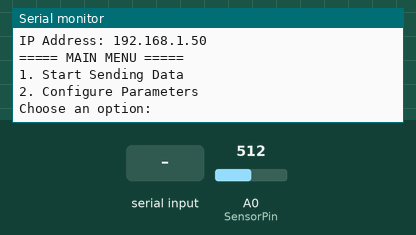
Simulated run of this sketch. Board: ESP8266 (NodeMCU). On the bench: the last lines printed to the serial monitor. The inputs (shaded band) are chosen by the test bench; at power-on: A0 (SensorPin) = 512. WiFi joins after 1.5 s; servers stay silent unless stated; uploads are accepted with an empty reply.

Above: at 3.7 s.
3.8 s: "s\n" received over Serial
At 5.0 s:
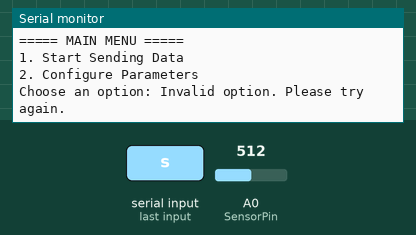
5.3 s: "1\n" received over Serial
At 6.3 s:
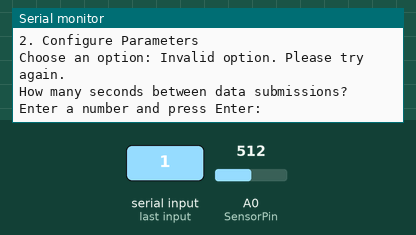
6.8 s: "2\n" received over Serial
At 7.5 s:
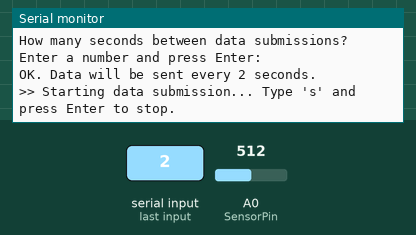
8.3 s: A0 (SensorPin) set to 716
At 9.2 s:
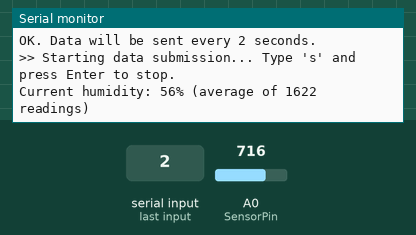
11.3 s: "s\n" received over Serial
At 12.3 s:
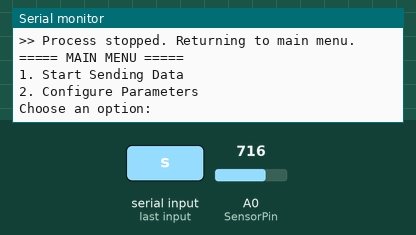
12.8 s: "2\n" received over Serial
At 14.1 s:
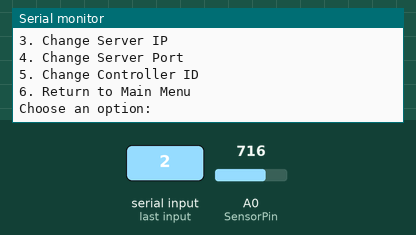

The sketch:

service.ino
```cpp
#include <ESP8266WiFi.h>
#include <ESP8266HTTPClient.h>

// Program states for the state machine
enum ProgramState {
  STATE_MAIN_MENU,
  STATE_ASK_INTERVAL,
  STATE_SENDING_DATA,
  STATE_CONFIG_MENU
};
ProgramState currentState = STATE_MAIN_MENU;

// Config parameters (Strings to allow runtime changes)
String ssid = "WIFI_NETWORK_NAME";
String password = "WIFI_NETWORK_PASSWORD";
String server_ip = "10.188.200.6";
int server_port = 8002;
String controller_id = "ESP8266_01";
String api_endpoint = "/api/v1/measurements";

// Sensor configuration
const int AirValue = 790;
const int WaterValue = 390;
const int SensorPin = A0;

// Operation variables
unsigned long send_interval_ms = 10000; // Default value
unsigned long last_send_time = 0;
long sum_of_readings = 0;
int reading_count = 0;
bool printMenu = true; // Flag to control menu printing

// Function declarations
void printMainMenu();
void handleMainMenuInput(String input);
void printConfigMenu();
void handleConfigMenuInput(String input);
void handleSerialInput();
void connectToWiFi();
void sendDataToRestAPI(int humidity_percent);

// =================================================================
// SETUP: Runs once on boot
// =================================================================
void setup() {
  Serial.begin(115200);
  delay(1000); // Wait for serial monitor to open
  Serial.println("\n\n--- Soil Moisture Monitoring Device ---");
  Serial.println("Connecting to initial WiFi...");
  connectToWiFi();
}

// =================================================================
// LOOP: Runs continuously
// =================================================================
void loop() {
  // Handle user input from the serial port
  handleSerialInput();

  // State machine handler
  switch (currentState) {
    case STATE_MAIN_MENU:
      if (printMenu) {
        printMainMenu();
        printMenu = false; // Only print the menu once
      }
      break;

    case STATE_ASK_INTERVAL:
      if (printMenu) {
        Serial.println("\nHow many seconds between data submissions?");
        Serial.print("Enter a number and press Enter: ");
        printMenu = false;
      }
      break;

    case STATE_SENDING_DATA:
      // Data submission logic using millis() timer
      if (millis() - last_send_time >= send_interval_ms) {
        if (WiFi.status() != WL_CONNECTED) {
          Serial.println("WiFi connection lost. Reconnecting...");
          connectToWiFi();
        }

        if (WiFi.status() == WL_CONNECTED) {
          int average_humidity_percent = 0;
          if (reading_count > 0) {
            int average_raw_value = sum_of_readings / reading_count;
            average_humidity_percent = map(average_raw_value, AirValue, WaterValue, 0, 100);
            if (average_humidity_percent < 0) average_humidity_percent = 0;
            if (average_humidity_percent > 100) average_humidity_percent = 100;
          }
          Serial.printf("Current humidity: %d%% (average of %d readings)\n", average_humidity_percent, reading_count);
          sendDataToRestAPI(average_humidity_percent);
        } else {
          Serial.println("Connection failed. Cannot send data.");
        }

        sum_of_readings = 0;
        reading_count = 0;
        last_send_time = millis();
      }
      // Accumulate readings continuously
      sum_of_readings += analogRead(SensorPin);
      reading_count++;
      break;

    case STATE_CONFIG_MENU:
      if (printMenu) {
        printConfigMenu();
        printMenu = false;
      }
      break;
  }
}

// =================================================================
// SERIAL INPUT HANDLING
// =================================================================
void handleSerialInput() {
  if (Serial.available() > 0) {
    String input = Serial.readStringUntil('\n');
    input.trim(); // Clear leading/trailing whitespace

    if (currentState == STATE_SENDING_DATA) {
      if (input.equalsIgnoreCase("s")) {
        Serial.println("\n>> Process stopped. Returning to main menu.");
        currentState = STATE_MAIN_MENU;
        printMenu = true;
      }
    } else if (currentState == STATE_MAIN_MENU) {
      handleMainMenuInput(input);
    } else if (currentState == STATE_ASK_INTERVAL) {
      int seconds = input.toInt();
      if (seconds > 0) {
        send_interval_ms = seconds * 1000;
        Serial.printf("\nOK. Data will be sent every %d seconds.\n", seconds);
        Serial.println(">> Starting data submission... Type 's' and press Enter to stop.");
        currentState = STATE_SENDING_DATA;
        last_send_time = millis(); // Start timer now
        sum_of_readings = 0;
        reading_count = 0;
      } else {
        Serial.println("Invalid number. Please try again.");
        printMenu = true; // Ask again
      }
    } else if (currentState == STATE_CONFIG_MENU) {
      handleConfigMenuInput(input);
    }
  }
}

// =================================================================
// MENU LOGIC
// =================================================================

void handleMainMenuInput(String input) {
  if (input == "1") {
    currentState = STATE_ASK_INTERVAL;
    printMenu = true;
  } else if (input == "2") {
    currentState = STATE_CONFIG_MENU;
    printMenu = true;
  } else {
    Serial.println("Invalid option. Please try again.");
  }
}

void handleConfigMenuInput(String input) {
  String newValue;
  if (input == "1") {
    Serial.print("Enter new SSID: ");
    while (Serial.available() == 0) {} // Wait for input
    newValue = Serial.readStringUntil('\n');
    newValue.trim();
    ssid = newValue;
    Serial.println("SSID updated. Attempting to reconnect...");
    WiFi.disconnect();
    connectToWiFi();
  } else if (input == "2") {
    Serial.print("Enter new Password: ");
    while (Serial.available() == 0) {}
    newValue = Serial.readStringUntil('\n');
    newValue.trim();
    password = newValue;
    Serial.println("Password updated. Attempting to reconnect...");
    WiFi.disconnect();
    connectToWiFi();
  } else if (input == "3") {
    Serial.print("Enter new Server IP: ");
    while (Serial.available() == 0) {}
    newValue = Serial.readStringUntil('\n');
    newValue.trim();
    server_ip = newValue;
    Serial.println("Server IP updated.");
  } else if (input == "4") {
    Serial.print("Enter new Server Port: ");
    while (Serial.available() == 0) {}
    newValue = Serial.readStringUntil('\n');
    newValue.trim();
    server_port = newValue.toInt();
    Serial.println("Server Port updated.");
  } else if (input == "5") {
    Serial.print("Enter new Controller ID: ");
    while (Serial.available() == 0) {}
    newValue = Serial.readStringUntil('\n');
    newValue.trim();
    controller_id = newValue;
    Serial.println("Controller ID updated.");
  } else if (input == "6") {
    currentState = STATE_MAIN_MENU;
  } else {
    Serial.println("Invalid option.");
  }
  printMenu = true; // Show config menu again
}

// =================================================================
// MENU PRINTING FUNCTIONS
// =================================================================
void printMainMenu() {
  Serial.println("\n===== MAIN MENU =====");
  Serial.println("1. Start Sending Data");
  Serial.println("2. Configure Parameters");
  Serial.print("Choose an option: ");
}

void printConfigMenu() {
  Serial.println("\n===== CONFIGURATION MENU =====");
  Serial.println("Current Parameters:");
  Serial.println("  - SSID: " + ssid);
  Serial.println("  - Server IP: " + server_ip);
  Serial.println("  - Port: " + String(server_port));
  Serial.println("  - Controller ID: " + controller_id);
  Serial.println("---------------------------------");
  Serial.println("1. Change SSID");
  Serial.println("2. Change Password");
  Serial.println("3. Change Server IP");
  Serial.println("4. Change Server Port");
  Serial.println("5. Change Controller ID");
  Serial.println("6. Return to Main Menu");
  Serial.print("Choose an option: ");
}

// =================================================================
// NETWORK FUNCTIONS
// =================================================================
void connectToWiFi() {
  Serial.println("Connecting to " + ssid);
  WiFi.begin(ssid.c_str(), password.c_str());
  int retries = 0;
  while (WiFi.status() != WL_CONNECTED && retries < 30) {
    delay(500);
    Serial.print(".");
    retries++;
  }
  if (WiFi.status() == WL_CONNECTED) {
    Serial.println("\nConnected to WiFi network!");
    Serial.print("IP Address: ");
    Serial.println(WiFi.localIP());
  } else {
    Serial.println("\nCould not connect to WiFi.");
  }
}

void sendDataToRestAPI(int humidity_percent) {
  if (WiFi.status() == WL_CONNECTED) {
    HTTPClient http;
    WiFiClient client;
    String server_url = "http://" + server_ip + ":" + String(server_port) + api_endpoint;
    if (http.begin(client, server_url)) {
      http.addHeader("Content-Type", "application/json");
      String json_payload = "{\"id_controller\":\"" + controller_id + "\",\"soil_humidity\":" + String(humidity_percent) + "}";
      int http_response_code = http.POST(json_payload);
      if (http_response_code < 0) {
        Serial.printf("[HTTP] POST failed, error: %s\n", http.errorToString(http_response_code).c_str());
      }
    } else {
      Serial.printf("[HTTP] Connection failed to %s\n", server_url.c_str());
    }
    http.end();
  }
}
```

Measured:
- after the input at 3.8 s, the serial monitor: prints a new line at once (image 1)
- after the input at 5.3 s, the serial monitor: prints a new line at once (image 2)
- after the input at 6.8 s, the serial monitor: prints a new line at once (image 3)
- after the input at 8.3 s, the serial monitor: prints a new line after 0.51 s (image 4)
- after the input at 11.3 s, the serial monitor: prints a new line at once (image 5)
- after the input at 12.8 s, the serial monitor: prints a new line at once (image 6)
